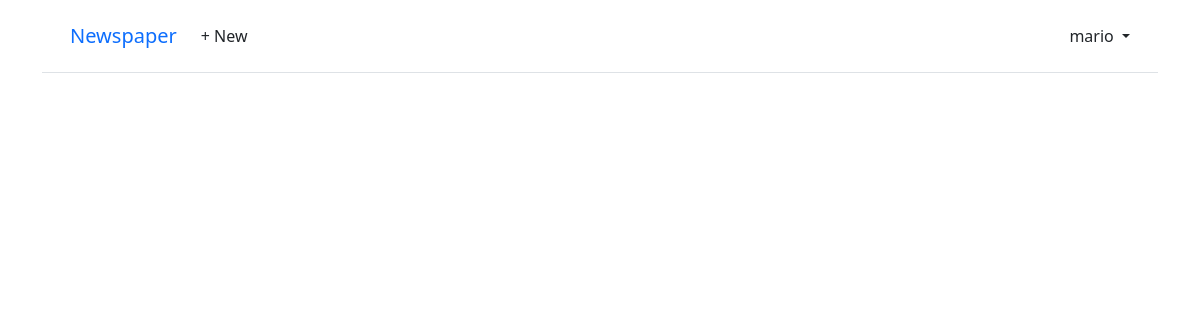
The app's page /articles/ (signed in), older data.
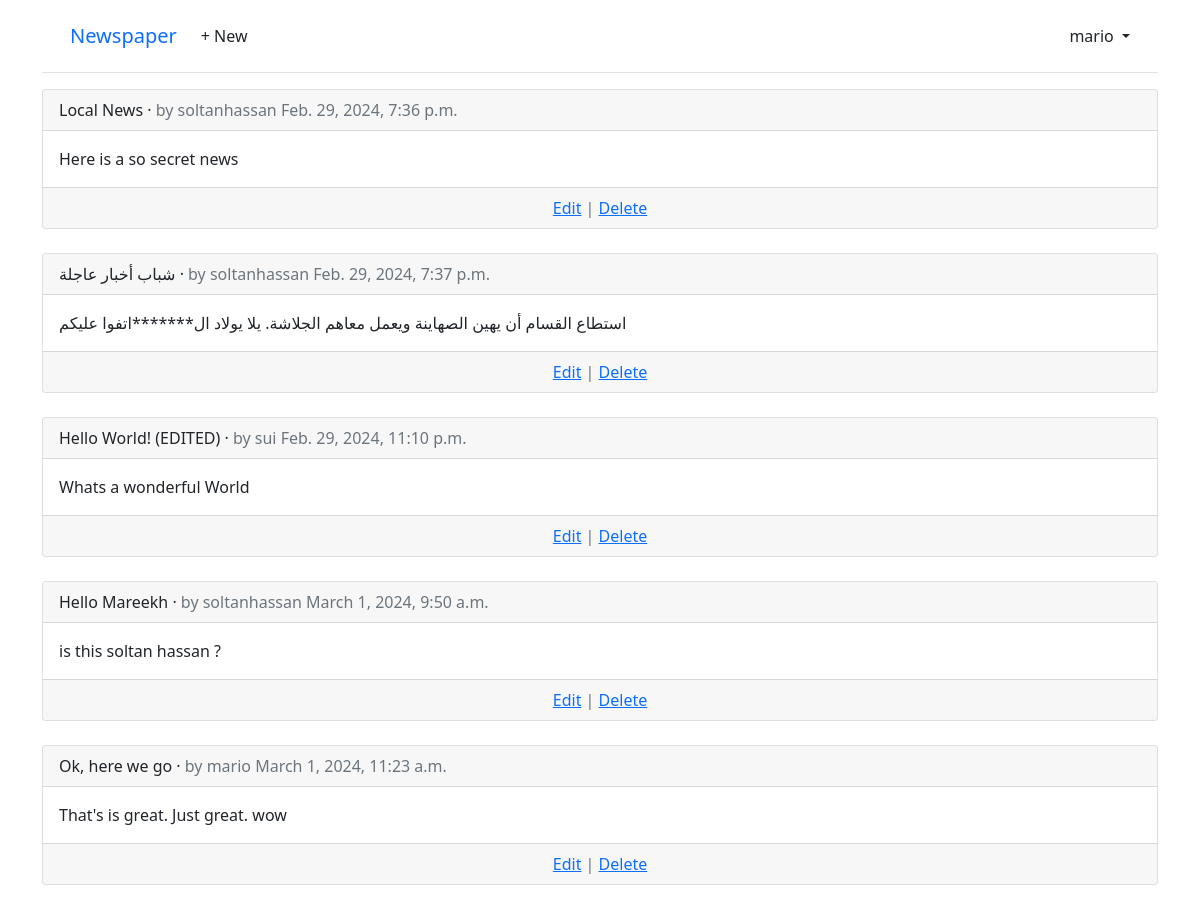
The same page, newer data.
### accounts/models.py (models this page shows)
class CustomUser(AbstractUser):
  age = models.PositiveIntegerField(null=True, blank=True)

### articles/models.py (models this page shows, shortened)
class Article(models.Model):
  title = models.CharField(max_length = 255)
  body = models.TextField()
  date = models.DateTimeField(auto_now_add = True)
  author = models.ForeignKey(
    settings.AUTH_USER_MODEL,
    on_delete = models.CASCADE,
  )

### articles/views.py (the view)
# urls.py: path("", ArticleListView.as_view(), name="article_list"),
class ArticleListView(LoginRequiredMixin, ListView):
    model = Article
    template_name = "article_list.html"

### templates/article_list.html (shortened to what this page needs)
{% extends "base.html" %}
{% block content%}
{% for article in article_list %}
<div class="card">
  <div class="card-header">
    <span class="font-weight-bold">{{ article.title }}</span> &middot; <span class="text-muted">by {{ article.author }}
      {{ article.date }}</span>
  </div>
  <div class="card-body">
    {{ article.body }} </div>
  <div class="card-footer text-center text-muted">
    <a href="{% url 'article_edit' article.pk %}">Edit</a> |
    <a href="{% url 'article_delete' article.pk %}">Delete</a>
  </div>
</div>
<br />
{% endfor %}
{% endblock content%}

### templates/base.html (shortened to what this page needs)
<!DOCTYPE html>
<html>
<head>
  <link href="https://cdn.jsdelivr.net/npm/bootstrap@5.1.3/dist/css/bootstrap.min.css" rel="stylesheet"
>
</head>
<body>
  <body>
    <div class="container">
      <header class="p-3 mb-3 border-bottom">
        <div class="container">
          <div class="d-flex flex-wrap align-items-center justify-content-center justify-content-lg-start">
            <a class="navbar-brand" href="{% url 'home' %}">Newspaper</a>
            <ul class="nav col-12 col-lg-auto me-lg-auto mb-2 justify-content-center
              mb-md-0">
              {% if user.is_authenticated %}
              <li><a href="{% url 'article_new' %}" class="nav-link px-2 link-dark">+ New</a></li>
            </ul>
            <div class="dropdown text-end">
              <a href="#" class="d-block link-dark text-decoration-none dropdown-toggle" id="dropdownUser1"
                data-bs-toggle="dropdown" aria-expanded="false">
                {{ user.username }} </a>
            </div>
            {% else %}
            </ul>
            <div class="text-end">
              <a href="{% url 'login' %}" class="btn btn-outline-primary me-2"> Log In</a>
              <a href="{% url 'signup' %}" class="btn btn-primary">Sign Up</a>
            </div>
            {% endif %}
          </div>
        </div>
      </header>
      <main>
        {% block content %}
        {% endblock content %}
      </main>
  </body>
</html>

Row changes from the older to the newer data that the page shows:
added Article: title "Local News", author "soltanhassan", date "Feb. 29, 2024, 7:36 p.m.", body "Here is a so secret news"
added Article: title "شباب أخبار عاجلة", author "soltanhassan", date "Feb. 29, 2024, 7:37 p.m.", body "استطاع القسام أن يهين الصهاينة ويعمل معاهم الجلاشة. يلا يولاد ال*******اتفوا عليكم"
added Article: title "Hello World! (EDITED)", author "sui", date "Feb. 29, 2024, 11:10 p.m.", body "Whats a wonderful World"
added Article: title "Hello Mareekh", author "soltanhassan", date "March 1, 2024, 9:50 a.m.", body "is this soltan hassan ?"
added Article: title "Ok, here we go", author "mario", date "March 1, 2024, 11:23 a.m.", body "That's is great. Just great. wow"
